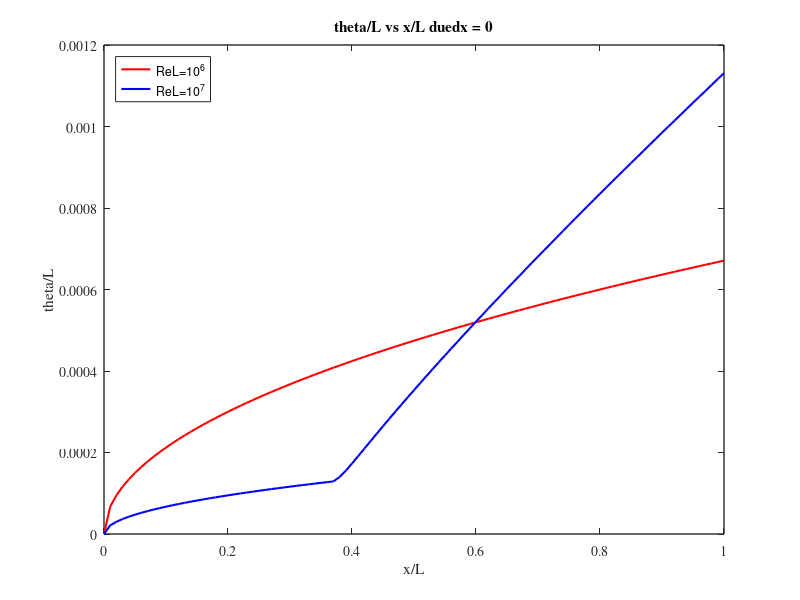
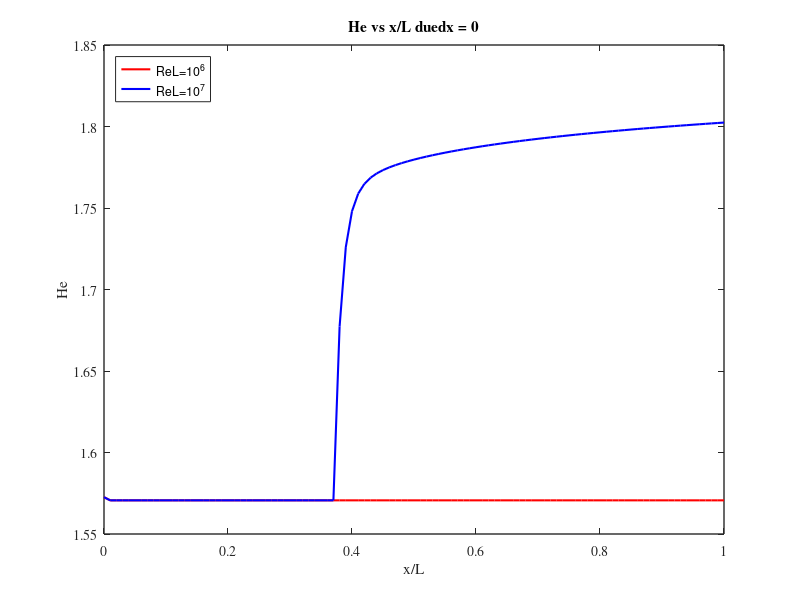
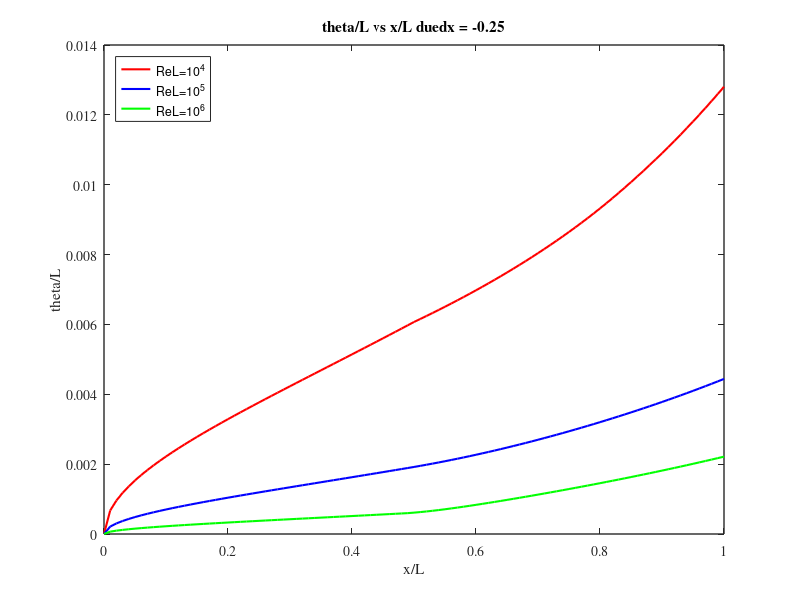
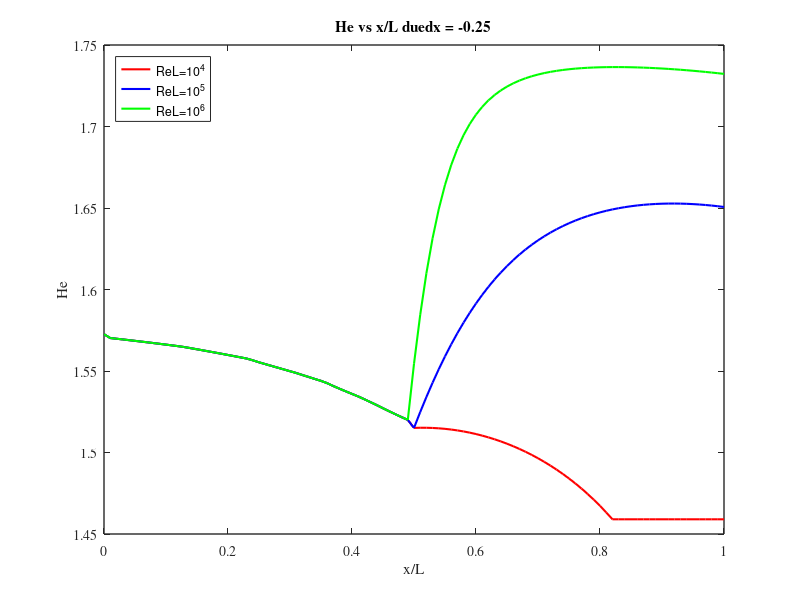

Here is the MATLAB script that generated these plots, in order:
close 
clear all

He4 = load('He_104_025b').He;
He5 = load('He_105_025').He;
He6 = load('He_106_025').He;

He6_0 = load('He_106_0').He;
He7_0 = load('He_107_0').He;


theta4 = load('Theta_104_025').theta;
theta5 = load('Theta_105_025').theta;
theta6 = load('Theta_106_025').theta;

theta6_0 = load('Theta_106_0').theta;
theta7_0 = load('Theta_107_0').theta;

x = load('xex6').x;

figure('Name','theta against x dudx = 0');
plot(x,theta6_0,'-' ,'color','r','linewidth',1.5)
hold on
plot(x,theta7_0,'-' ,'color','b','linewidth',1.5)
xlabel('x/L')
ylabel('theta/L')
set(gca,'Fontn','Times','FontSize',10,'linewidth',1)
title('theta/L vs x/L duedx = 0')
legend('ReL=10^6','ReL=10^7','location','northwest')
hold off
%txt = '\leftarrow Transition at x/L = 0.37';
%text(0.37,0.00013,txt,'Fontsize',10,'Fontn','Times','fontweight','bold');
%print -deps2c ex6w2_a.eps

figure('Name','He against x dudx = 0');
plot(x,He6_0,'-' ,'color','r','linewidth',1.5)
hold on
plot(x,He7_0,'-' ,'color','b','linewidth',1.5)
xlabel('x/L')
ylabel('He')
set(gca,'Fontn','Times','FontSize',10,'linewidth',1)
title('He vs x/L duedx = 0')
legend('ReL=10^6','ReL=10^7','location','northwest')
hold off
%txt = '\swarrow Transition at x/L = 0.37';
%text(0.37,1.571,txt,'Fontsize',10,'Fontn','Times','fontweight','bold');

%print -deps2c ex6w2_b.eps





figure('Name','theta against x  dudx=-0.25');
plot(x,theta4,'-' ,'color','r','linewidth',1.5)
hold on
plot(x,theta5,'-' ,'color','b','linewidth',1.5)
plot(x,theta6,'-' ,'color','g','linewidth',1.5)
xlabel('x/L')
ylabel('theta/L')
set(gca,'Fontn','Times','FontSize',10,'linewidth',1)
title('theta/L vs x/L duedx = -0.25')
legend('ReL=10^4','ReL=10^5','ReL=10^6','location','northwest')
hold off

%print -deps2c ex6w2_c.eps

figure('Name','He against x dudx= -0.25');
plot(x,He4,'-' ,'color','r','linewidth',1.5)
hold on
plot(x,He5,'-' ,'color','b','linewidth',1.5)
plot(x,He6,'-' ,'color','g','linewidth',1.5)
xlabel('x/L')
ylabel('He')
set(gca,'Fontn','Times','FontSize',10,'linewidth',1)
title('He vs x/L duedx = -0.25')
legend('ReL=10^4','ReL=10^5','ReL=10^6','location','northwest')
hold off

%print -deps2c ex6w2_d.eps
